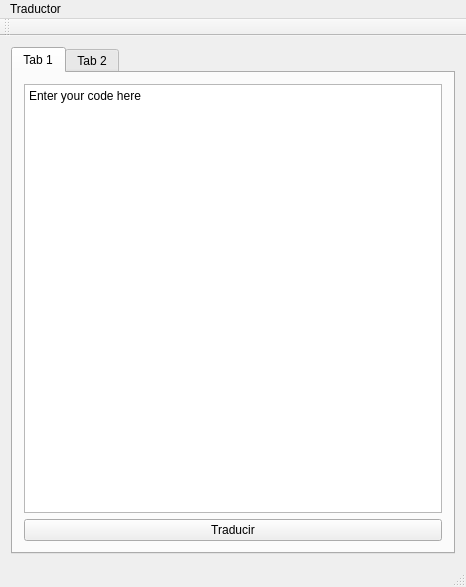
<?xml version="1.0" encoding="UTF-8"?>
<ui version="4.0">
 <class>GuiArqui2</class>
 <widget class="QMainWindow" name="GuiArqui2">
  <property name="geometry">
   <rect>
    <x>0</x>
    <y>0</y>
    <width>466</width>
    <height>587</height>
   </rect>
  </property>
  <property name="windowTitle">
   <string>GuiArqui2</string>
  </property>
  <widget class="QWidget" name="centralWidget">
   <layout class="QVBoxLayout" name="verticalLayout_2">
    <item>
     <widget class="QTabWidget" name="tab_text">
      <property name="toolTip">
       <string>&lt;html&gt;&lt;head/&gt;&lt;body&gt;&lt;p&gt;&lt;br/&gt;&lt;/p&gt;&lt;/body&gt;&lt;/html&gt;</string>
      </property>
      <property name="currentIndex">
       <number>0</number>
      </property>
      <widget class="QWidget" name="tab">
       <attribute name="title">
        <string>Tab 1</string>
       </attribute>
       <layout class="QVBoxLayout" name="verticalLayout">
        <item>
         <widget class="QPlainTextEdit" name="text_in">
          <property name="plainText">
           <string>Enter your code here</string>
          </property>
         </widget>
        </item>
        <item>
         <widget class="QPushButton" name="Traduction">
          <property name="text">
           <string>Traducir</string>
          </property>
          <property name="autoDefault">
           <bool>false</bool>
          </property>
         </widget>
        </item>
       </layout>
      </widget>
      <widget class="QWidget" name="tab_2">
       <attribute name="title">
        <string>Tab 2</string>
       </attribute>
       <layout class="QVBoxLayout" name="verticalLayout_3">
        <item>
         <widget class="QTextBrowser" name="text_out"/>
        </item>
       </layout>
      </widget>
     </widget>
    </item>
   </layout>
  </widget>
  <widget class="QMenuBar" name="menuBar">
   <property name="geometry">
    <rect>
     <x>0</x>
     <y>0</y>
     <width>466</width>
     <height>25</height>
    </rect>
   </property>
   <widget class="QMenu" name="menuTraductor">
    <property name="title">
     <string>Traductor</string>
    </property>
   </widget>
   <addaction name="menuTraductor"/>
  </widget>
  <widget class="QToolBar" name="mainToolBar">
   <attribute name="toolBarArea">
    <enum>TopToolBarArea</enum>
   </attribute>
   <attribute name="toolBarBreak">
    <bool>false</bool>
   </attribute>
  </widget>
  <widget class="QStatusBar" name="statusBar"/>
 </widget>
 <layoutdefault spacing="6" margin="11"/>
 <resources/>
 <connections/>
</ui>
